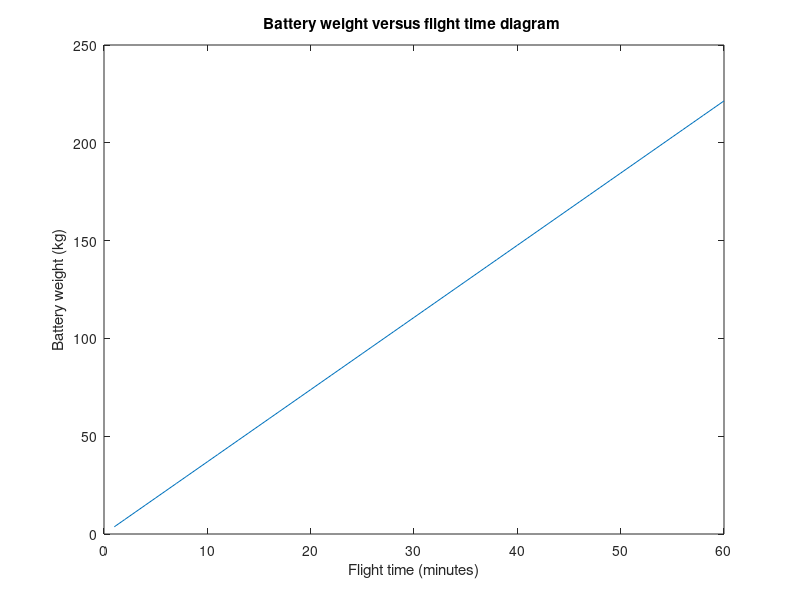

Write the MATLAB code that produced this figure.
clear
clc

%% Mass and volume calculation for the battery system
Pm = 12330; % potencia 1 motor [W]
N = 8; % number of motors
Pmot=Pm*N; % total power for the motors
Pav = 1000; %[W] ??


Ft_min= 1:1:60; %Flight time [min]
Ft = Ft_min/60; %Flight time [h]

Emot = Pmot*Ft; %[Wh]
Eav = Pav*Ft; %[Wh]
E = (Emot+Eav)/1000; %[kWh]

%% Amprius cells data
P_W = 450 ; % power/weight ratio[Wh/kg]

P_Vol = 1250e3; % energy density [Wh/L]


%% Calculations
%Masses
Mmot = Emot/P_W; % mass of the battery system for the motors [kg]
Mav = Eav/P_W; % mass of the battery system for the avionics [kg]

%Volumes
Vmot = Emot/P_Vol; % volume of the battery system for the motors [m^3]
Vav = Eav/P_Vol;  % volume of the battery system for the avionics [m^3]
Vmot_l = Vmot*1000; % volume of the battery system for the motors [l]
Vav_l = Vav*1000; % volume of the battery system for the avionics [l]

%Cubical dimensions approx
cube_side = nthroot(Vmot, 3)*100; % side of a cube that contains the batteries [cm]

%% Plot
plot(Ft_min,Mmot+Mav);
xlabel('Flight time (minutes)');
ylabel('Battery weight (kg)');
title('Battery weight versus flight time diagram ')

coefs = polyfit(Ft_min,Mmot+Mav,1);
pendent = coefs(1);


%% Flight time / payload graph
MTOW = 518.75; %[kg]
PL = 1:1:280; %[kg]
BAT = 140; %[kg]
OEW_nobat = 80; %[kg]




% % Size calculation
% zmax = 0.2; % allowed depth for the motor battery system [m]
% area_mot = Vmot/zmax; % alllowed area for the motor battery system [m^2]
% x_mot = sqrt(area_mot); 
% x_mot_div=x/8; % size battery system cases for the motors
% 
% zav = 0.1; % allowed depth for the avionics battery system [m]
% area_av = ; % alllowed area for the avionics battery system [m^2]
% x_av = sqrt(area_av); % size battery system case for the avionics





% syms xmot ymot xav yav
% 
% eq1 = Vmot == zmax*xmot*ymot;
% eq2 = 2*xmot + 2*ymot == P; 
% %eq3 = Vav == zav*xav*yav;
% %eq4 = 2*xav + 2*yav == P_av; 
% [sol1, sol2, sol3, sol4] = vpasolve([eq1 eq2 eq3 eq4], [xmot ymot xav yav]) ;
% xmot_sol = sol1;
% ymot_sol = sol2;
% %xav_sol = sol3;
% %yav_sol = sol4;
















